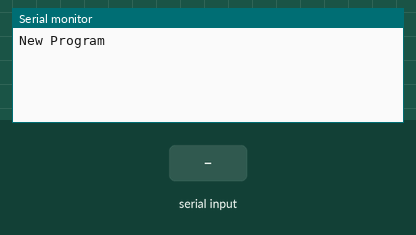
The sketch below on a simulated Arduino Uno, built with avr-gcc and run on an emulated ATmega328P. On the bench: the last lines printed to the serial monitor. The inputs (shaded band) are chosen by the test bench.

Above: at 1.2 s.
1.3 s: "1" received over Serial
At 2.1 s:
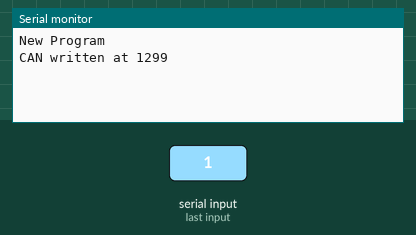
2.8 s: "0" received over Serial
At 3.2 s:
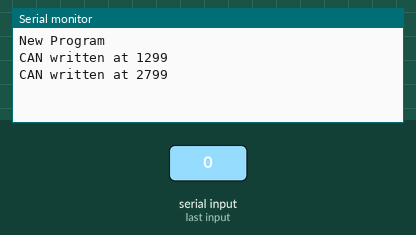
4.3 s: "2" received over Serial
At 5.6 s:
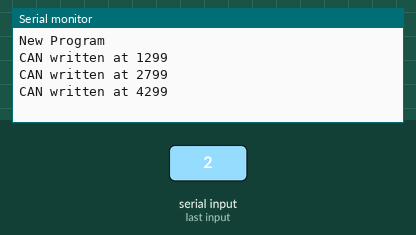

Measured:
- after the input at 1.3 s, the serial monitor: prints a new line at once (image 1)
- after the input at 2.8 s, the serial monitor: prints a new line at once (image 2)
- after the input at 4.3 s, the serial monitor: prints a new line at once (image 3)

The sketch:

simpleCanTest.ino
```cpp
#include <CAN.h>

#define TX_GPIO_NUM 5
#define RX_GPIO_NUM 4
#define CANID 25

char canData[8];
int dataID;
bool newCanData;

//Assign one board as the sender and one(or multiple) not as the sender
bool sender = false;

void setup() {
  //CAN setup
  CAN.setPins(RX_GPIO_NUM, TX_GPIO_NUM);
  CAN.begin(500E3);
  CAN.onReceive(readCAN);

  //Serial setup
  Serial.begin(115200);
  Serial.println("New Program");
}

void loop() {
  // if(sender){
  //   writeCAN();
  // }
  // if(!sender && newCanData){
  //   printCAN();
  //   newCanData = false;
  // }
  writeCAN();
  if(newCanData) {
    printCAN();
    newCanData = false;
  }
}

void printCAN() {
    Serial.print(dataID);
    Serial.print(": ");
    for(int i = 0; i < 8; i++) {
      Serial.print(canData[i]);
    }
    Serial.println();
}

void writeCAN() {
  if(Serial.available() > 0){
    CAN.beginPacket(CANID);
    for(int i = 0; i < 8; i++){
      if(Serial.available() > 0){
        CAN.write(Serial.read());
      }
    }
    CAN.endPacket();
    Serial.print("CAN written at ");
    Serial.println(millis());
  }
}

void readCAN(int packetSize) {
  dataID = CAN.packetId();
  for(int i = 0; i < 8; i++) {
    if(CAN.available()) {
      canData[i] = CAN.read();
    } else {
      canData[i] = 0;
    }
  }
  newCanData = true;
}
```
